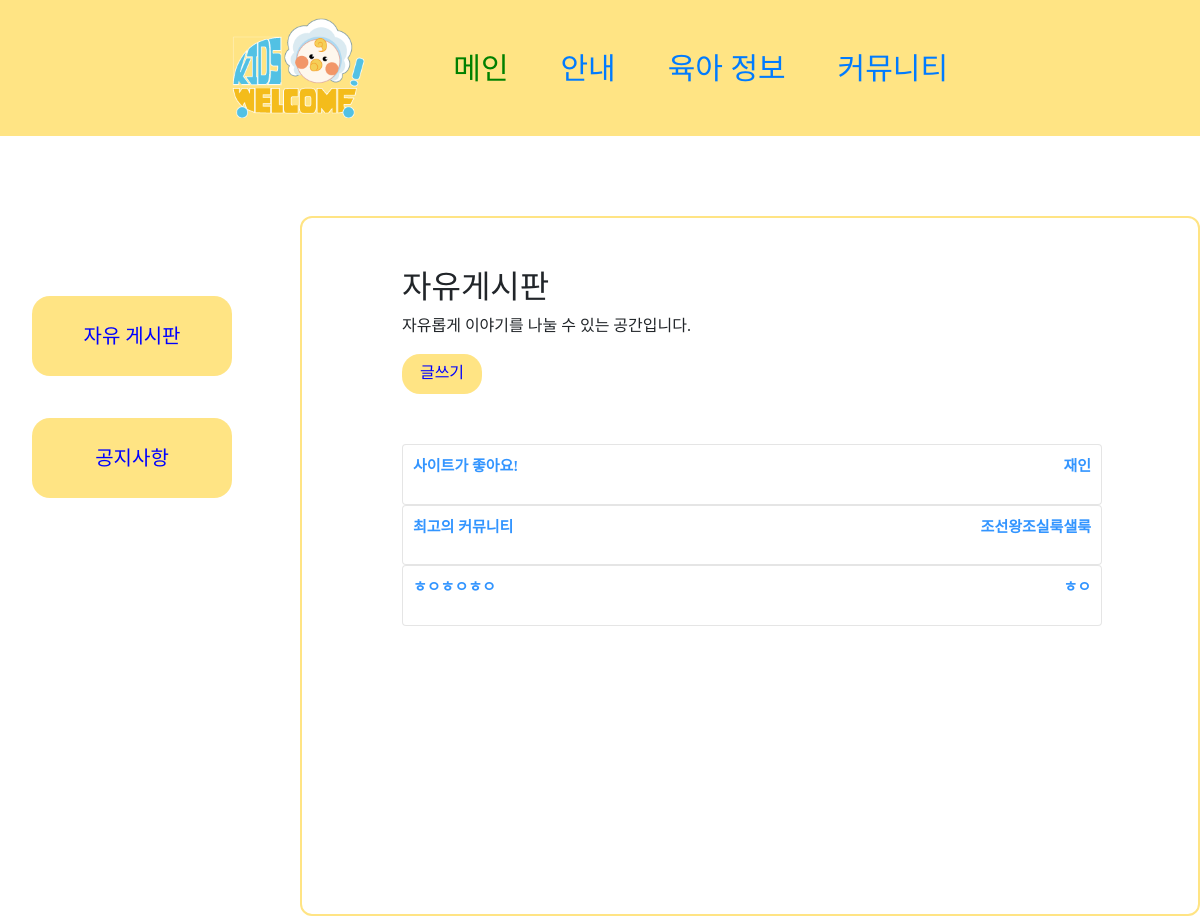
/zone/commu/, run on the app's committed database.
### zone/models.py (models this page shows)
class Board(models.Model):
        nick = models.CharField(max_length=30)
        title = models.CharField(max_length=30)
        description = models.TextField()
        created_at=models.DateTimeField(auto_now_add=True)
        updated_at=models.DateTimeField(auto_now=True)
        password = models.CharField(max_length=50)

### zone/views.py (the view)
# urls.py: path('commu/', views.commu, name="commu"),
def commu(request):
    boards = Board.objects.all()
    return render(request, 'zone/commu.html', {'boards': boards})

### zone/templates/zone/commu.html (shortened to what this page needs)
{% extends 'base.html' %}
{% block commu %}
 <!DOCTYPE html>
<div class="sidenav">
  <a href= "{% url 'commu' %}"><button class="button">자유 게시판</button></a>
  <a href="{% url 'notice' %}"><button class="button">공지사항</button></a>
</div>
{% endblock commu %}
{% block content %}
 <!DOCTYPE html>
<div class="main">
  <div class="side1">
    <h2>자유게시판</h2>
    <p>자유롭게 이야기를 나눌 수 있는 공간입니다.</p>
  <a class="but" href="{% url 'board' %}" >글쓰기</a>
  </div>
 <div class = "con">
        <div>
            {% for item in boards %}
            <div class="card w-70" >
                <div>
                    <a href= "{% url 'detail' item.id %}">
              <div class="card-body" >
                <p class="card-text">{{ item.title }}</p>
                <p class="card-text">{{ item.nick }}</p>
              </div></a>
              </div>
            </div>
            {% endfor %}
        </div>
    </div>
</div>
{% endblock content %}

### static/css/menu.css (style rules this page uses)
.button { width: 390px; margin: 5px auto; }

### zone/templates/zone/commu.html (style rules this page uses)
.sidenav { margin-top: 250px; height: 100%; width: 250px; position: fixed; z-index: 1; top: 0; left: 0; background-color: white; overflow-x: hidden; padding-top: 20px; }
.sidenav a { padding: 16px 6px 6px 32px; text-decoration: none; font-size: 20px; color: blue; display: block; font-family: "yg-jalnan"; }
.button { border: none; text-align: center; text-decoration: none; display: inline-block; cursor: pointer; border-radius: 18px; width:200px; height: 80px; background-color: #FFE484; margin: 10px 0px; color: blue; }
.main { margin-left: 300px; margin-top:80px; font-family: "yg-jalnan"; border: 2px solid #FFE484; border-radius: 12px; height:700px; width:900px; justify-content: center; }
.con { display: flex; flex-direction: row; flex-wrap: wrap; align-content: start; justify-content: start; margin-left : 100px; }
.con > div { background-color: white; margin: 0px; padding: 0px; height : 30px; width : 700px; opacity: 0.8; filter: alpha(opacity=60); color: black; font-weight: bold; font-size: 15px; }
.card-body { display: flex; justify-content : space-between; margin: 10px; padding: 0px; }
.side1 { padding :50px; padding-left:100px; }
.but { border: none; justify-content:end; text-align: center; text-decoration: none; display: inline-block; margin-right:30%; padding-top:7px; cursor: pointer; border-radius: 18px; width:80px; height: 40px; background-color: #FFE484; color: blue; }

### data on the page
Board: title "사이트가 좋아요!", nick "재인"
Board: title "최고의 커뮤니티", nick "조선왕조실룩샐룩"
Board: title "ㅎㅇㅎㅇㅎㅇ", nick "ㅎㅇ"
